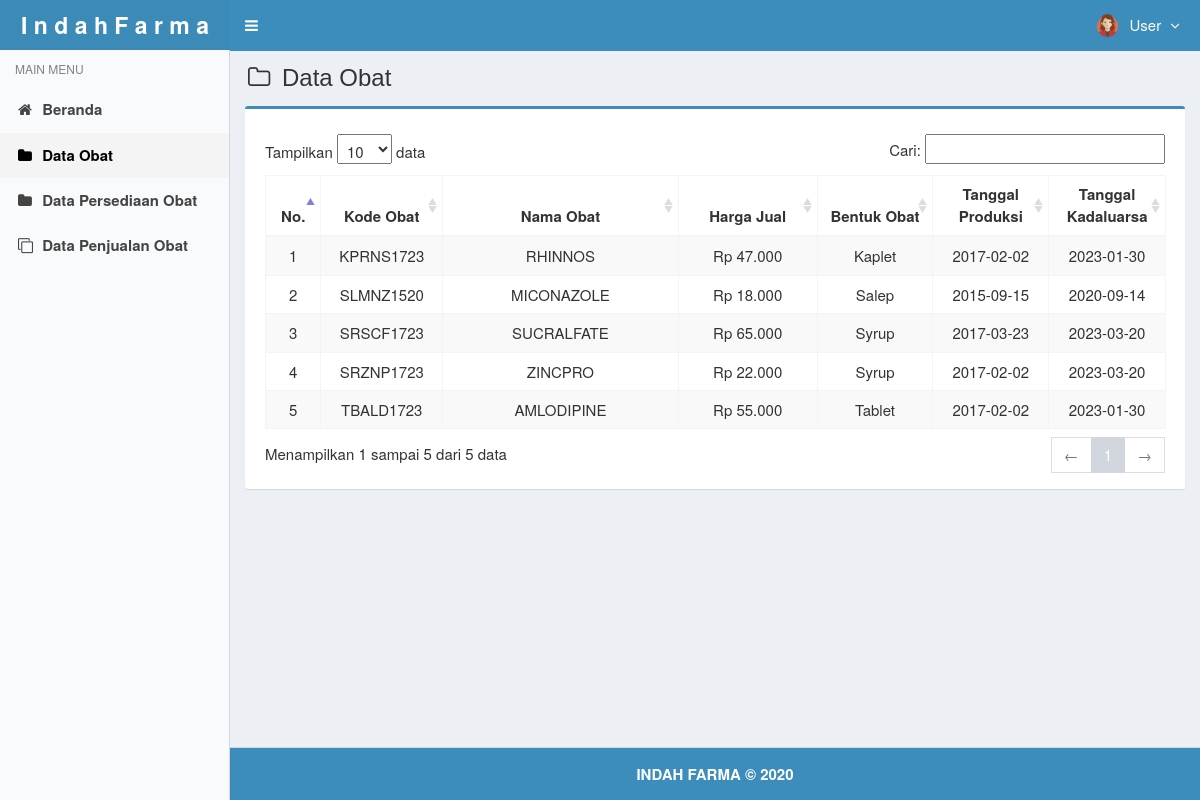
The page /main.php?module=obatuser (signed in) on the database its author committed.
### tables this page shows
CREATE TABLE `users` (
  `id_user` int(3) NOT NULL,
  `username` varchar(50) NOT NULL,
  `nama_user` varchar(50) NOT NULL,
  `password` varchar(50) NOT NULL,
  `email` varchar(50) DEFAULT NULL,
  `telepon` varchar(13) DEFAULT NULL,
  `foto` varchar(100) DEFAULT NULL,
  `hak_akses` enum('Super Admin','EndUser') NOT NULL,
  `status` enum('aktif','blokir') NOT NULL DEFAULT 'aktif',
  `created_at` timestamp NOT NULL DEFAULT current_timestamp(),
  `updated_at` timestamp NOT NULL DEFAULT current_timestamp() ON UPDATE current_timestamp()
);

CREATE TABLE `obat` (
  `kode_obat` varchar(10) NOT NULL,
  `nama_obat` varchar(50) NOT NULL,
  `harga_jual` int(11) NOT NULL,
  `bentuk_obat` varchar(20) NOT NULL,
  `created_user` int(3) NOT NULL,
  `created_date` timestamp NOT NULL DEFAULT current_timestamp(),
  `updated_user` int(3) NOT NULL,
  `updated_date` timestamp NOT NULL DEFAULT current_timestamp() ON UPDATE current_timestamp(),
  `tgl_produksi` date NOT NULL,
  `tgl_kadaluarsa` date NOT NULL
);

### config/fungsi_rupiah.php (called while the page is built, shortened)
<?php
function format_rupiah($angka){
  $rupiah=number_format($angka,0,',','.');
  return $rupiah;
}
?>

### modules/obatuser/view.php (the view)
<section class="content-header">
  <h1>
    <i class="fa fa-folder-o icon-title"></i> Data Obat
  </h1>
</section>
<section class="content">
  <div class="row">
    <div class="col-md-12">
      <div class="box box-primary">
        <div class="box-body">
          <table id="dataTables1" class="table table-bordered table-striped table-hover">
            <thead>
              <tr>
                <th class="center">No.</th>
                <th class="center">Kode Obat</th>
                <th class="center">Nama Obat</th>
                <th class="center">Harga Jual</th>
                <th class="center">Bentuk Obat</th>
                <th class="center">Tanggal Produksi</th>
                <th class="center">Tanggal Kadaluarsa</th>
              </tr>
            </thead>
            <tbody>
            <?php
            $no = 1;
            $query = mysqli_query($mysqli, "SELECT kode_obat,nama_obat,harga_jual,bentuk_obat, tgl_produksi, tgl_kadaluarsa FROM obat ORDER BY kode_obat ASC")
                                            or die('Ada kesalahan pada query tampil Data Obat: '.mysqli_error($mysqli));
            while ($data = mysqli_fetch_assoc($query)) {
              $harga_jual = format_rupiah($data['harga_jual']);
              echo "<tr>
                      <td width='30' class='center'>$no</td>
                      <td width='80' class='center'>$data[kode_obat]</td>
                      <td width='180' align='center'>$data[nama_obat]</td>
                      <td width='100' align='center'>Rp $harga_jual</td>
                      <td width='80' class='center'>$data[bentuk_obat]</td>
                      <td width='80' class='center'>$data[tgl_produksi]</td>
                      <td width='80' class='center'>$data[tgl_kadaluarsa]</td>
                    </tr>";
              $no++;
            }
            ?>
            </tbody>
          </table>
        </div>
      </div>
    </div>
  </div>
</section><!-- /.content

### top-menu.php (shortened to what this page needs)
<?php
require_once "config/database.php";
$query = mysqli_query($mysqli, "SELECT id_user, nama_user, foto, hak_akses FROM users WHERE id_user='$_SESSION[id_user]'")
                                or die('Ada kesalahan pada query tampil Manajemen User: '.mysqli_error($mysqli));
$data = mysqli_fetch_assoc($query);
?>
<li class="dropdown user user-menu">
  <a href="#" class="dropdown-toggle" data-toggle="dropdown">
  <?php
  if ($data['foto']=="") { ?>
    <img src="images/user/user-default.png" class="user-image" alt="User Image"/>
  <?php
  }
  else { ?>
    <img src="images/user/<?php echo $data['foto']; ?>" class="user-image" alt="User Image"/>
  <?php
  }
  ?>
    <span class="hidden-xs"><?php echo $data['nama_user']; ?> <i style="margin-left:5px" class="fa fa-angle-down"></i></span>
  </a>
</li>

### assets/css/style.css (style rules this page uses)
.content-header { padding: 15px 18px 0; position: relative; }
.center { text-align:center; }
.icon-title { margin-right: 5px; }
body { background-color: #fff; color: #333; font-size: 15px; line-height: 1.42857; }

### rows shown on the page
users: foto (picture), nama_user "User"
obat: kode_obat "KPRNS1723", nama_obat "RHINNOS", harga_jual "47.000", bentuk_obat "Kaplet", tgl_produksi "2017-02-02", tgl_kadaluarsa "2023-01-30"
obat: kode_obat "SLMNZ1520", nama_obat "MICONAZOLE", harga_jual "18.000", bentuk_obat "Salep", tgl_produksi "2015-09-15", tgl_kadaluarsa "2020-09-14"
obat: kode_obat "SRSCF1723", nama_obat "SUCRALFATE", harga_jual "65.000", bentuk_obat "Syrup", tgl_produksi "2017-03-23", tgl_kadaluarsa "2023-03-20"
obat: kode_obat "SRZNP1723", nama_obat "ZINCPRO", harga_jual "22.000", bentuk_obat "Syrup", tgl_produksi "2017-02-02", tgl_kadaluarsa "2023-03-20"
obat: kode_obat "TBALD1723", nama_obat "AMLODIPINE", harga_jual "55.000", bentuk_obat "Tablet", tgl_produksi "2017-02-02", tgl_kadaluarsa "2023-01-30"
